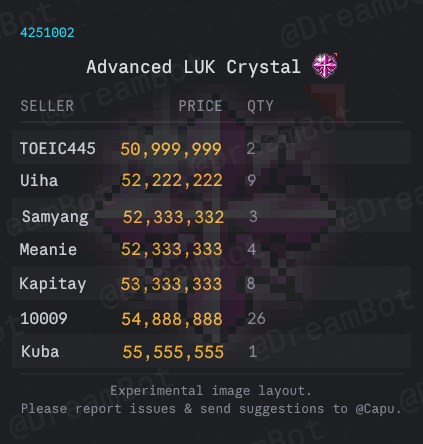
#> input picture test_fm.png, 423 x 444 px
$ python -i ocr.py   (imports and definitions only)
#> lines starting #> are read from the running program, lines starting #| are printed output that depends on the picture; after the words box and inside, x2 and y2 are one past the last pixel; in counts of white or black regions, pixels touching at a corner belong together
from __future__ import annotations

import asyncio
import json
import os
import re
from io import BytesIO
from pathlib import Path
from typing import Any, Final

import cv2
import numpy as np
import pytesseract
from PIL import Image

from core.paths import ITEMS_FILE
from domain.models import MarketListing as FMListing, MarketScan as FMResult
from services.item_name import clean_ocr_item_name, resolve_local_item_name


PRICE_PATTERN: Final[re.Pattern[str]] = re.compile(
    r"(?<!\d)"
    r"([0-9OIlSsB§][0-9OIlSsB§,\s.]{2,}[0-9OIlSsB§])"
    r"(?!\d)"
)

FOOTER_MARKERS: Final[tuple[str, ...]] = (
    "experimental image layout",
    "please report issues",
    "send suggestions",
)

STAT_HEADERS: Final[set[str]] = {
    "STR",
    "DEX",
    "INT",
    "LUK",
    "ATT",
    "MATT",
    "UPG",
}


class OCRError(RuntimeError):
    """Raised when a DreamBot market image cannot be parsed safely."""


class OCRService:
    """
    Parse DreamBot FM screenshots using Tesseract plus deterministic validation.

    Public methods:
        parse_path(path)
        parse_bytes(image_bytes)
        parse_array(bgr_image)
        parse_bytes_async(image_bytes)

    The returned dictionary matches the structure previously produced by
    parse_fm_embed(), allowing the rest of the bot to remain unchanged.
    """

    def __init__(
        self,
        *,
        tesseract_cmd: str | None = None,
        items_file: Path = ITEMS_FILE,
        minimum_price: int = 1_000,
        maximum_price: int = 20_000_000_000,
    ) -> None:
        configured_cmd = (
            tesseract_cmd
            or os.getenv("TESSERACT_CMD")
            or ""
        ).strip()

        if configured_cmd:
            pytesseract.pytesseract.tesseract_cmd = configured_cmd

        self.items_file = items_file
        self.minimum_price = minimum_price
        self.maximum_price = maximum_price

    async def parse_model_async(
        self,
        image_bytes: bytes,
    ) -> FMResult:
        """Run CPU-heavy OCR outside Discord's event loop and return a model."""
        return await asyncio.to_thread(self.parse_model_bytes, image_bytes)

    async def parse_bytes_async(
        self,
        image_bytes: bytes,
    ) -> dict[str, Any]:
        """Backward-compatible dictionary API."""
        return (await self.parse_model_async(image_bytes)).to_dict()

    def parse_path(
        self,
        image_path: str | Path,
    ) -> dict[str, Any]:
#> called with image_path = '../test_fm.png'
        path = Path(image_path)

        if not path.exists():
            raise FileNotFoundError(
                f"OCR image was not found: {path}"
            )

        image = cv2.imread(str(path), cv2.IMREAD_COLOR)
#> image is the input picture: shape (444, 423, 3); mean B, G, R 43.4, 40.6, 42.1

        if image is None:
            raise OCRError(
                f"OpenCV could not read the image: {path}"
            )

        return self.parse_array(image)

    # [119 lines left out: functions extract_first_quantity_bytes, extract_first_quantity_array, parse_model_bytes, parse_bytes, not called in this run]

    def parse_array(
        self,
        image: np.ndarray,
    ) -> dict[str, Any]:
        return self.parse_model_array(image).to_dict()

    def parse_model_array(
        self,
        image: np.ndarray,
    ) -> FMResult:
        self._validate_image(image)

        text_candidates = self._extract_text_candidates(image)
        parsed_candidates: list[FMResult] = []

        for raw_text in text_candidates:
            try:
                parsed_candidates.append(
                    self._parse_text(raw_text, image)
                )
            except OCRError:
                continue

        if not parsed_candidates:
            raise OCRError(
                "OCR could not find a valid item name and FM listing."
            )

        best_result = max(
            parsed_candidates,
            key=self._score_result,
        )

        # A second geometry-based pass can recover rows missed by full-page OCR.
        geometry_rows = self._parse_rows_by_price_color(
            image=image,
            is_stackable=best_result.is_stackable,
        )

        merged_rows = self._merge_listings(
            best_result.listings,
            geometry_rows,
        )

        if merged_rows:
            best_result = FMResult(
                item_id=best_result.item_id,
                item_name=best_result.item_name,
                listings=merged_rows,
                is_stackable=best_result.is_stackable,
                raw_text=best_result.raw_text,
            )

        return best_result

    @staticmethod
    def _validate_image(image: np.ndarray) -> None:
        if not isinstance(image, np.ndarray):
            raise TypeError("image must be a NumPy array.")

        if image.ndim != 3 or image.shape[2] != 3:
            raise OCRError(
                "Expected a three-channel BGR image."
            )

        height, width = image.shape[:2]
#> height = 444; width = 423

        if width < 250 or height < 180:
            raise OCRError(
                "The image is too small to be a DreamBot FM result."
            )

    def _extract_text_candidates(
        self,
        image: np.ndarray,
    ) -> list[str]:
        """
        Use several preprocessing variants.

        OCR failures are often local. Selecting the best deterministic parse
        from multiple passes is more reliable than trusting one OCR call.
        """
        variants = self._preprocess_variants(image)
        candidates: list[str] = []

        for processed in variants:
            text = pytesseract.image_to_string(
                processed,
                config="--oem 3 --psm 6",
            )
            text = self._normalize_text(text)

            if text and text not in candidates:
                candidates.append(text)

        return candidates

    @staticmethod
    def _preprocess_variants(
        image: np.ndarray,
    ) -> list[np.ndarray]:
        gray = cv2.cvtColor(image, cv2.COLOR_BGR2GRAY)
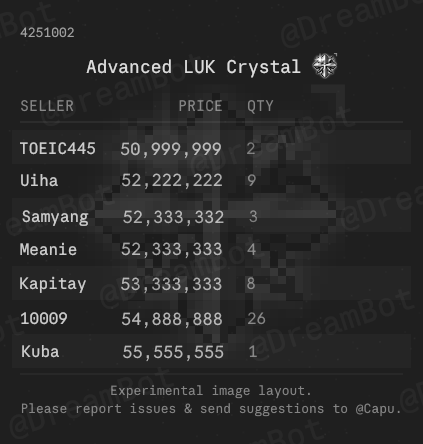
#> gray: shape (444, 423); min 1, max 255, mean 41.3

        enlarged = cv2.resize(
            gray,
            None,
            fx=2.5,
            fy=2.5,
            interpolation=cv2.INTER_CUBIC,
        )
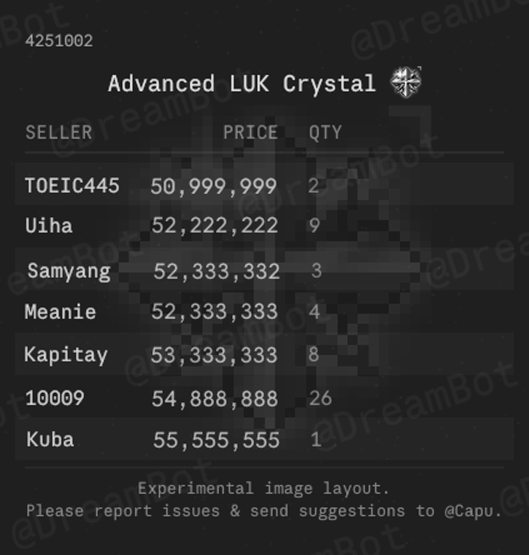
#> enlarged: shape (1110, 1058) (shown at 1/2 size); min 0, max 255, mean 41.3

        inverted = cv2.bitwise_not(enlarged)
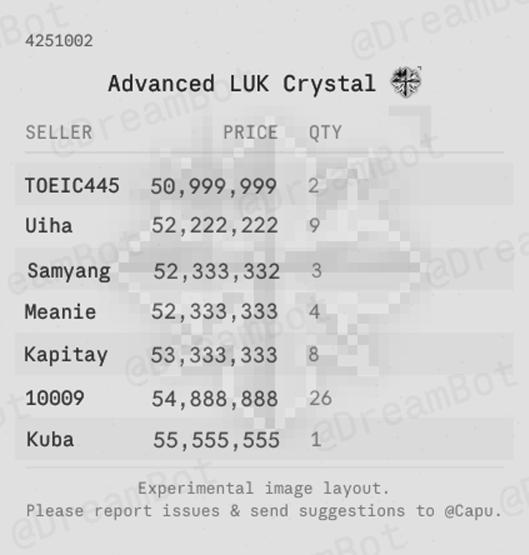
#> inverted: shape (1110, 1058) (shown at 1/2 size); min 0, max 255, mean 213.7

        contrast = cv2.convertScaleAbs(
            enlarged,
            alpha=1.8,
            beta=-30,
        )
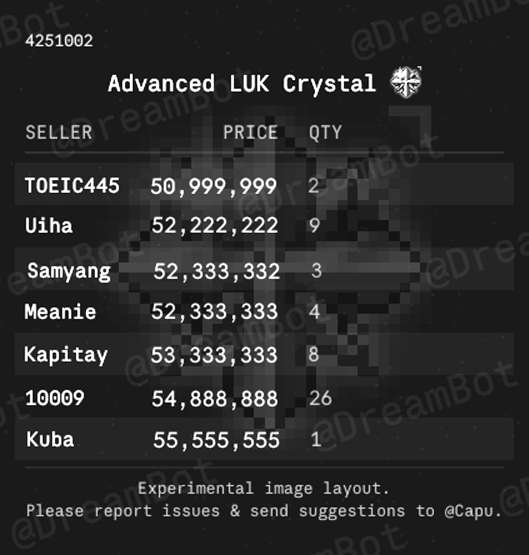
#> contrast: shape (1110, 1058) (shown at 1/2 size); min 1, max 255, mean 43.6
        contrast_inverted = cv2.bitwise_not(contrast)
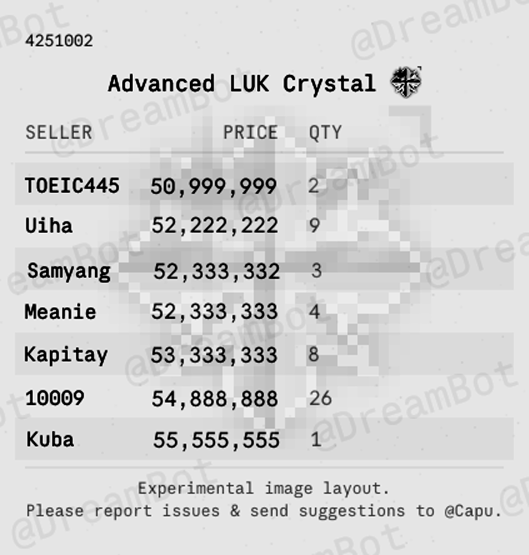
#> contrast_inverted: shape (1110, 1058) (shown at 1/2 size); min 0, max 254, mean 211.4

        denoised = cv2.GaussianBlur(
            enlarged,
            (3, 3),
            0,
        )
        adaptive = cv2.adaptiveThreshold(
            denoised,
            255,
            cv2.ADAPTIVE_THRESH_GAUSSIAN_C,
            cv2.THRESH_BINARY_INV,
            31,
            8,
        )
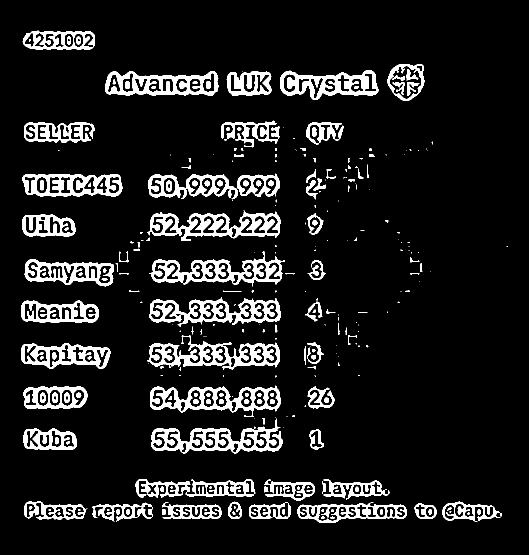
#> adaptive: shape (1110, 1058) (shown at 1/2 size); 10.5% white; 302 white regions (134 under 20 px), largest, box (x1, y1, x2, y2) and area: (294, 421, 561, 482) 6707, (303, 837, 565, 907) 6622, (295, 671, 560, 740) 6619

        return [
            inverted,
            contrast_inverted,
            adaptive,
        ]

    # [696 lines left out: functions _normalize_text, _parse_text, _find_table_header, _extract_item_id, _extract_item_name, _parse_market_lines and 12 more, not called in this run]

>>> result = OCRService().parse_path('../test_fm.png')
#> in _extract_text_candidates, `variants = self._preprocess_variants(image)`: variants = 3 items
#> the loop in _extract_text_candidates, `for processed in variants:` made 1 pass
#> after the loop in _extract_text_candidates, `for processed in variants:`: candidates = []
#> (the run stopped early here; a loop or call above may not have finished)
